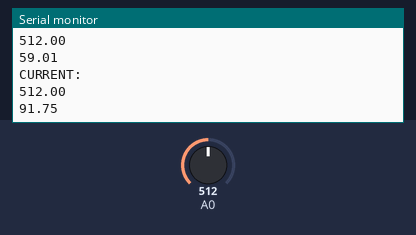
Bench run of a sketch on a simulated ESP8266 (NodeMCU). On the bench: the last lines printed to the serial monitor. The inputs (shaded band) are chosen by the test bench; at power-on: A0 = 512. WiFi joins after 1.5 s; servers stay silent unless stated.

Above: at 3.0 s.
3.1 s: A0 set to 716
At 4.4 s:
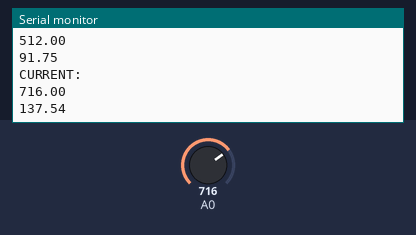
4.6 s: A0 set to 900
At 5.6 s:
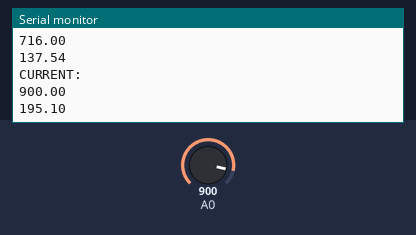
Timing chart, 0 to 7.6 s (numbered marks = the images above; inputs shaded):
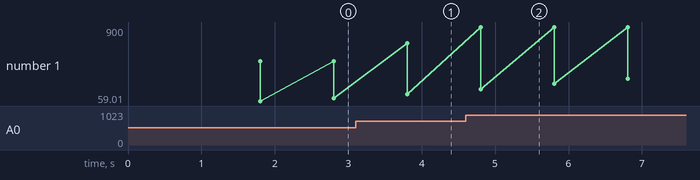

Measured:
- after the input at 3.1 s, the serial monitor: prints a new line after 0.71 s (image 1)
- after the input at 4.6 s, the serial monitor: prints a new line after 0.21 s (image 2)
- plotted number 1: 91.75 → 137.54 after the input at 3.1 s, 137.54 → 598.06 after the input at 4.6 s

The sketch:

current_sensor.ino
```cpp
//#define BLYNK_TEMPLATE_ID "TMPLQ8d3eyGC"
//#define BLYNK_DEVICE_NAME "project iot"
//#define BLYNK_AUTH_TOKEN "e59QuXL0OXWEJLUDxogKZbLRLdwN_G5z"

#define BLYNK_TEMPLATE_ID "TMPLXKD_pLHh"
#define BLYNK_TEMPLATE_NAME "NEW"
#define BLYNK_AUTH_TOKEN "IB0UwiLHuInsiiKZgMXtxa8EDZTlJYRn"

// Comment this out to disable prints and save space
#define BLYNK_PRINT Serial


#include <ESP8266WiFi.h>
#include <BlynkSimpleEsp8266.h>

char auth[] = BLYNK_AUTH_TOKEN;

// Your WiFi credentials.
// Set password to "" for open networks.
char ssid[] = "Rohan";
char pass[] = "rohan1782";
//char watt;

unsigned long last_time =0;
unsigned long current_time =0;
float Wh =0 ;
// This function will be called every time Slider Widget
// in Blynk app writes values to the Virtual Pin V1
/*BLYNK_WRITE(V0)
{
  if(param.asInt()==1){
    digitalWrite(2, HIGH);
  }
  else{
    digitalWrite(2, LOW);
  }
}

BLYNK_CONNECTED()
{
  Blynk.syncVirtual(V0);
  Blynk.virtualWrite(V5, current);
}*/
void setup()
{
  // Debug console
  Serial.begin(115200);

  Blynk.begin(auth, ssid, pass);
  // You can also specify server:
  //Blynk.begin(auth, ssid, pass, "blynk.cloud", 80);
  //Blynk.begin(auth, ssid, pass, IPAddress(192,168,1,100), 8080);
}

void loop()
{
  /*int adc= analogRead(A0);
  float voltage = adc*5/1023.0;
  float current=(voltage-2.5)/0.105;
  if(current<0.16){
    current=0;
  }
  Serial.print("current:");
  Serial.print(current);
  delay(300);*/
  float wh;
  //char watt;
  float V = 230;
  float I = analogRead(A0);
  float i= (2.5 - (I * (5.0 / 1024.0)) )/0.066;
  //float Cu = i/35;
  Serial.println("CURRENT:");
  Serial.println(I);
  Blynk.virtualWrite(V0,I);
  float po = V * I;
  last_time = current_time;
  current_time = millis();
  Wh = Wh+ po *(( current_time -last_time) /3600000.0) ;
  //dtostrf(Wh, 4, 2, watt);
  Serial.println(Wh);
  Blynk.virtualWrite(V1,Wh);
  delay(1000);
  Blynk.run();
}
```
